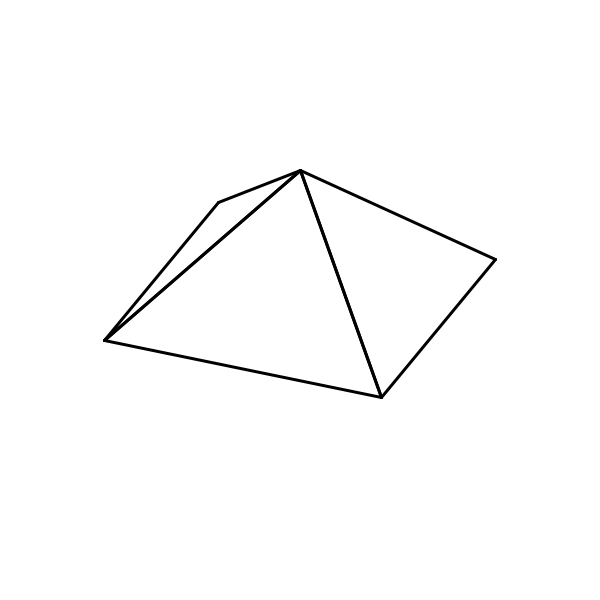
Frame 1 (no input)
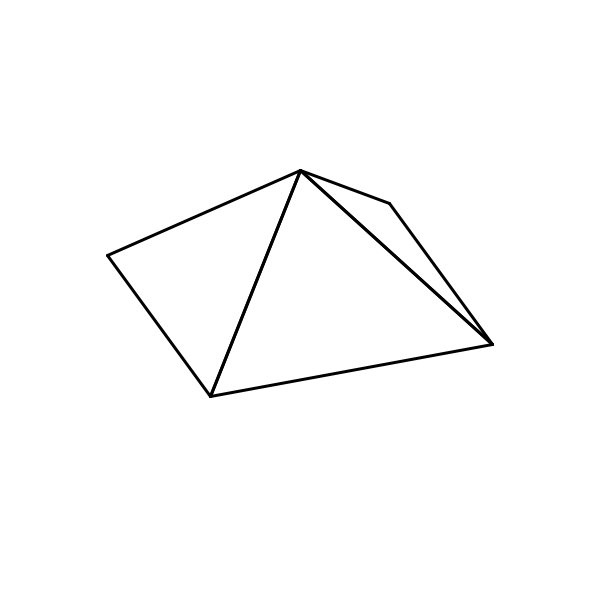
Frame 60 (the mouse pressed at the canvas centre just before this capture)
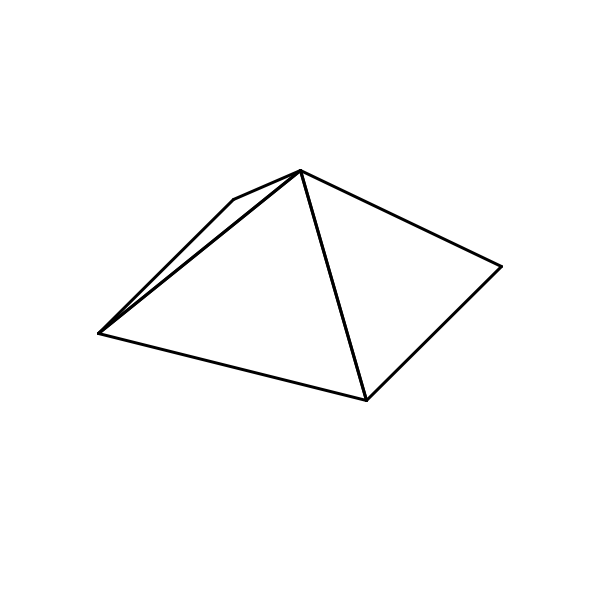
Frame 120 (the mouse held since frame 60 and released just before this capture)

The Processing sketch that drew these frames (run headless with seeded random() and noise(); from frame 60 on, the mouse is pressed at the canvas centre):

// Processing sketch: Linalg3D
// ── Linalg3D.pde
int time = 0;
boolean isLooping = true;
void setup()
{
  //fullScreen();
  size(600, 600);
  frameRate(60);
  colorMode(HSB, 1);
}

void keyPressed()
{
  isLooping = !isLooping;
  if(isLooping) loop();
  else noLoop();
}



void draw()
{
   background(0, 0, 1);

  float desiredWidth = 4; 
  float scaleFactor = setupCoordinates(desiredWidth);

  float t = time / 10000.0;
  time += 20;
  //if (time > 10000) noLoop();

  float mRZ[] = matrixRotationZ4x4(1.25*-PI/2);
  float mRX[] = matrixRotationX4x4(-PI/3);
  
  float mCam[] = matrixTimesMatrix(mRX, mRZ);
  
  float alpha = 2 * PI * t;
  float mModel[] = matrixRotationZ4x4( alpha );
  float mTotal[] = matrixTimesMatrix(mCam, mModel);

  // make the lines 3 pixels wide, draw the points twice as thick

  float points[][] = {
    { -1, -1, 0, 1 }, { 1, -1, 0, 1 }, { 1, 1, 0, 1 }, { -1, 1, 0, 1 }, { 0, 0, 1, 1 }
  };
  int indices[][] = { { 0, 3, 2, 1 }, { 0, 1, 4 }, { 1, 2, 4 }, { 2, 3, 4 }, { 3, 0, 4 } };
  //float points[][] = {
  //  { -1, -1, -1, 1 }, { 1, -1, -1, 1 }, { 1, 1, -1, 1 }, { -1, 1, -1, 1 },
  //  { -1, -1, 1, 1 }, { 1, -1, 1, 1 }, { 1, 1, 1, 1 }, { -1, 1, 1, 1 },
  //};
  //int indices[][] = { { 0, 3, 2, 1 }, { 0, 1, 5, 4 }, { 1, 2, 6, 5 }, { 2, 3, 7, 6  }, { 3, 0, 4, 7 }, { 4, 5, 6, 7 } };
  
  float transformedPoints[][] = new float[ points.length ][];
  for (int i = 0; i < points.length; i++)
  {
    transformedPoints[i] = matrixTimesVector(mTotal, points[i]);
  }

  // drawAxis3d(mCam, 1);
  // draw the transformed points in many colors
  stroke( 0, 0, 0 );
  // make the lines 3 pixels wide, draw the points twice as thick
  strokeWeight(3.0 / scaleFactor);
  
  //drawPolygons(transformedPoints, indices);
  
  float vView[] = { 0, 0, -1 };
  drawPolygonsWithCulling(transformedPoints, indices, vView);
}

// ── DrawingFunctions.pde
// draw a 1-unit grid from -maxValue to maxValue 
void drawAxis(float maxValue)
{
  int n = (int)maxValue;
  for (int i = -n; i <= n; i++)
  {
    if (i != 0) { 
      stroke(191);
    } else { 
      stroke(0);
    }
    line(-n, i, n, i);
    line(i, -n, i, n);
  }
}

void drawAxis3d(float[] mTotal, float maxValue)
{
  int savedColorMode = g.colorMode;
  colorMode(RGB);
  
  float[][] points = { { maxValue, 0, 0, 1 }, { 0, maxValue, 0, 1 }, { 0, 0, maxValue, 1 } };
  float[] origin = { 0, 0, 0, 1 };
  float[] o = matrixTimesVector(mTotal, origin);

  color colors[] = { #ff0000, #00ff00, #0000ff };
  for(int i = 0; i < 3; i++)
  {
    float p[] = matrixTimesVector(mTotal, points[i]);
    stroke(colors[i]);
    line(o[0], o[1], p[0], p[1]);
  }
  colorMode(savedColorMode);
}
  

void drawPolygons(float points[][], int indices[][])
{
  for (int i = 0; i < indices.length; i++)
  {
    int n = indices[i].length;
    for (int j = 0; j < n; j++)
    {
      int p1 = indices[i][j % n];
      int p2 = indices[i][(j + 1) % n];
      line(points[p1][0], points[p1][1], points[p2][0], points[p2][1]);
    }
  }
}

void drawPolygonsWithCulling(float points[][], int indices[][], float[] vViewDir)
{
  for (int i = 0; i < indices.length; i++)
  {
    float v1[] = vSub(points[ indices[i][0] ], points[ indices[i][1] ]);
    float v2[] = vSub(points[ indices[i][0] ], points[ indices[i][2] ]);
    float vN[] = crossP(v1, v2);
    if(dotP(vN, vViewDir) > 0)
      continue;
    
    int n = indices[i].length;
    for (int j = 0; j < n; j++)
    {
      int p1 = indices[i][j % n];
      int p2 = indices[i][(j + 1) % n];
      line(points[p1][0], points[p1][1], points[p2][0], points[p2][1]);
    }
  }
}


void drawLineLoop(float points[][], float pointSize)
{
  int n = points.length;
  for (int i = 0; i < n; i++)
  {
    // draw the individual points as well
    if (pointSize != 0)
    {
      ellipse(points[i][0], points[i][1], pointSize, pointSize);
    }
    line(points[i][0], points[i][1], 
      points[ (i+1)%n ][0], points[ (i+1)%n ][1] );
  }
}

float setupCoordinates(float desiredWidth)
{
  // 0,0 should be in the center of the window
  translate(width/2, height/2);

  float scaleFactor = width / desiredWidth;
  scale(scaleFactor, -scaleFactor);

  strokeWeight(1.0 / scaleFactor);

  return scaleFactor;
}

// ── MatrixFunctions.pde
// This function computes m*a, where m is an n*n matrix and a is vector of dimension n
// It returns a newly allocated vector of dimension n
// The function doesn't include any boundary checks and will crash if the matrix and vector
// dimensions don't match

float[] matrixTimesMatrix(float m1[], float m2[])
{
  // compute the number of rows/columns in m1
  // assumption: m1 and m2 are square and have the same dimension
  int n = (int) sqrt(m1.length);
  float mResult[] = new float[m1.length];
  
  for (int i = 0; i < n; i++)
  {
    for (int j = 0; j < n; j++)
    {
      for(int k = 0; k < n; k++)
      {
        mResult[i*n + j] += m1[i * n + k] * m2[k * n + j];
      }
    }
  }
  return mResult;
}

float[] matrixTimesVector(float m[], float a[])
{
  float v[] = new float[a.length];
  for (int i = 0; i < a.length; i++)
  {
    for (int j = 0; j < a.length; j++)
    {
      v[i] += m[i * a.length + j] * a[j];
    }
  }
  return v;
}

float[] matrixScaling4x4(float s1, float s2, float s3)
{
  float m[] = {
    s1, 0, 0, 0,
    0, s2, 0, 0,
    0, 0, s3, 0,
    0, 0, 0, 1
  };
  return m;
}

float[] matrixScaling3x3(float s1, float s2)
{
  float m[] = {
    s1, 0, 0,
    0, s2, 0,
    0, 0, 1
  };
  return m;
}

float[] matrixTranslation4x4(float tx, float ty, float tz)
{
  float m[] = {
    1, 0, 0, tx,
    0, 1, 0, ty,
    0, 0, 1, tz,
    0, 0, 0, 1
  };
  return m;
}

float[] matrixTranslation3x3(float tx, float ty)
{
  float m[] = {
    1, 0, tx,
    0, 1, ty,
    0, 0, 1
  };
  return m;
}

float[] matrixRotationX4x4(float alpha)
{
  float m[] = {
    1, 0, 0, 0,
    0, cos(alpha), -sin(alpha), 0,
    0, sin(alpha), cos(alpha), 0,
    0, 0, 0, 1
  };
  return m;
}

float[] matrixRotationY4x4(float alpha)
{
  float m[] = {
    cos(alpha), 0, -sin(alpha), 0,
    0, 1, 0, 0,
    sin(alpha), 0, cos(alpha), 0,
    0, 0, 0, 1
  };
  return m;
}

float[] matrixRotationZ4x4(float alpha)
{
  float m[] = {
    cos(alpha), -sin(alpha), 0, 0,
    sin(alpha), cos(alpha), 0, 0,
    0, 0, 1, 0,
    0, 0, 0, 1
  };
  return m;
}

float[] matrixRotation3x3(float alpha)
{
  float m[] = {
    cos(alpha), -sin(alpha), 0,
    sin(alpha), cos(alpha), 0,
    0, 0, 1
  };
  return m;
}

// ── VectorFunctions.pde

float dotP(float[] v1, float[] v2)
{
  float sum = 0;
  for (int i = 0; i < v1.length; i++)
  {
    sum += v1[i] * v2[i];
  }
  return sum;
}

float[] crossP(float[] v1, float[] v2)
{
  float v[] = new float[3];
  v[0] = v1[1] * v2[2] - v1[2] * v2[1];
  v[1] = v1[2] * v2[0] - v1[0] * v2[2];
  v[2] = v1[0] * v2[1] - v1[1] * v2[0];
  return v;
}

float[] vSub(float[] v1, float[] v2)
{
  float v[] = new float[v1.length];
  for(int i = 0; i < v1.length; i++)
  {
    v[i] = v1[i] - v2[i];
  }
  return v;
}
